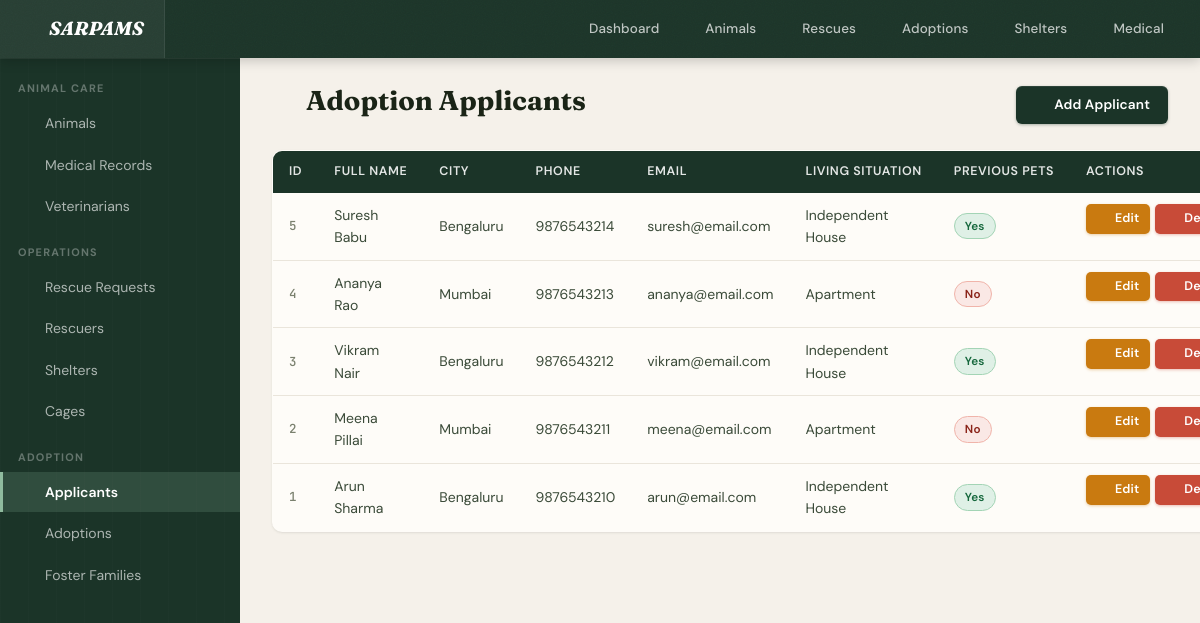
The app's page /adoption_applicants/index.php with its own data.
### tables this page shows
CREATE TABLE IF NOT EXISTS ADOPTION_APPLICANT (
    applicant_id       INT AUTO_INCREMENT PRIMARY KEY,
    first_name         VARCHAR(50)  NOT NULL,
    last_name          VARCHAR(50)  NOT NULL,
    dob                DATE,
    address            VARCHAR(200) NOT NULL,
    city               VARCHAR(60)  NOT NULL,
    phone              VARCHAR(15)  NOT NULL,
    email              VARCHAR(100),
    occupation         VARCHAR(100),
    has_previous_pets  BOOLEAN DEFAULT FALSE,
    living_situation   VARCHAR(100),
    created_at         TIMESTAMP DEFAULT CURRENT_TIMESTAMP
);

### config/db.php (called while the page is built, shortened)
<?php
function getDB() {
    static $conn = null;
    if ($conn === null) {
        $conn = new mysqli(DB_HOST, DB_USER, DB_PASS, DB_NAME);
        $conn->set_charset('utf8mb4');
    }
    return $conn;
}
function query($sql) {
    $result = getDB()->query($sql);
    return $result;
}
function fetchAll($sql) {
    $result = query($sql);
    $rows = [];
    while ($row = $result->fetch_assoc()) $rows[] = $row;
    return $rows;
}

### adoption_applicants/index.php (the view, shortened to what this page needs)
<?php
require_once __DIR__ . '/../config/db.php';
require_once __DIR__ . '/../includes/header.php';
$applicants = fetchAll("SELECT * FROM ADOPTION_APPLICANT ORDER BY applicant_id DESC");
?>
<div class="page-header">
    <h1 class="page-title"><i data-lucide="users"></i> Adoption Applicants</h1>
    <a href="/sarpams/adoption_applicants/create.php" class="btn btn-primary"><i data-lucide="plus"></i> Add Applicant</a>
</div>
<?php if (empty($applicants)): ?>
<div class="empty-state"><p>No applicants found.</p></div>
<?php else: ?>
<table class="table">
    <thead>
        <tr>
            <th>ID</th>
            <th>Full Name</th>
            <th>City</th>
            <th>Phone</th>
            <th>Email</th>
            <th>Living Situation</th>
            <th>Previous Pets</th>
            <th class="table-actions">Actions</th>
        </tr>
    </thead>
    <tbody>
    <?php foreach ($applicants as $a): ?>
        <tr>
            <td><?= $a['applicant_id'] ?></td>
            <td><?= htmlspecialchars($a['first_name'] . ' ' . $a['last_name']) ?></td>
            <td><?= htmlspecialchars($a['city']) ?></td>
            <td><?= htmlspecialchars($a['phone']) ?></td>
            <td><?= htmlspecialchars($a['email']) ?></td>
            <td><?= htmlspecialchars($a['living_situation'] ?? '—') ?></td>
            <td>
                <span class="badge badge-<?= $a['has_previous_pets'] ? 'yes' : 'no' ?>">
                    <?= $a['has_previous_pets'] ? 'Yes' : 'No' ?>
                </span>
            </td>
            <td class="table-actions">
                <a href="/sarpams/adoption_applicants/edit.php?id=<?= $a['applicant_id'] ?>" class="btn btn-sm btn-warning"><i data-lucide="pencil"></i> Edit</a>
                <a href="/sarpams/adoption_applicants/delete.php?id=<?= $a['applicant_id'] ?>" class="btn btn-sm btn-danger"><i data-lucide="trash-2"></i> Delete</a>
            </td>
        </tr>
    <?php endforeach; ?>
    </tbody>
</table>
<?php endif; ?>

### records on screen
adoption_applicant: applicant_id "5", first_name+last_name "Suresh Babu", city "Bengaluru", phone "9876543214", email "suresh@email.com", living_situation "Independent House", has_previous_pets "Yes"
adoption_applicant: applicant_id "4", first_name+last_name "Ananya Rao", city "Mumbai", phone "9876543213", email "ananya@email.com", living_situation "Apartment", has_previous_pets "No"
adoption_applicant: applicant_id "3", first_name+last_name "Vikram Nair", city "Bengaluru", phone "9876543212", email "vikram@email.com", living_situation "Independent House", has_previous_pets "Yes"
adoption_applicant: applicant_id "2", first_name+last_name "Meena Pillai", city "Mumbai", phone "9876543211", email "meena@email.com", living_situation "Apartment", has_previous_pets "No"
adoption_applicant: applicant_id "1", first_name+last_name "Arun Sharma", city "Bengaluru", phone "9876543210", email "arun@email.com", living_situation "Independent House", has_previous_pets "Yes"
